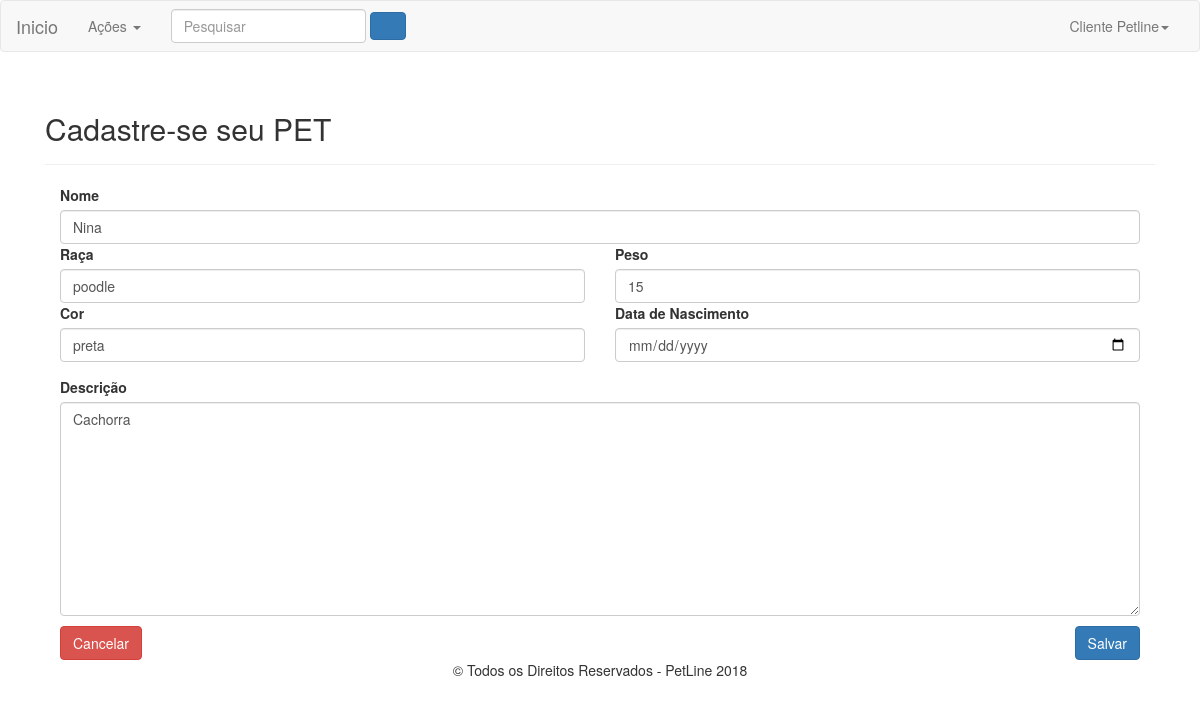
Page /consulta/detalha_pet.php?id=5 (signed in) on the committed database.
### tables this page shows
CREATE TABLE `pet` (
  `id` int(11) NOT NULL AUTO_INCREMENT,
  `nome` varchar(255) NOT NULL,
  `raca` varchar(255) NOT NULL,
  `peso` varchar(25) NOT NULL,
  `cor` varchar(25) NOT NULL,
  `dt_nascimento` timestamp NOT NULL DEFAULT '0000-00-00 00:00:00',
  `dt_alteracao` timestamp NOT NULL DEFAULT CURRENT_TIMESTAMP ON UPDATE CURRENT_TIMESTAMP,
  `descricao` text,
  `id_usuario` int(11) DEFAULT NULL,
  `ativo` char(1) DEFAULT NULL,
  PRIMARY KEY (`id`),
  KEY `idx_pet` (`id`),
  KEY `fk_id_usuario_3` (`id_usuario`),
  CONSTRAINT `fk_id_usuario_3` FOREIGN KEY (`id_usuario`) REFERENCES `usuario` (`id`)
);

### consulta/detalha_pet.php (the view)
<?php
include "../cabecalho.php";
    if (isset($_GET['id'])) {
        $id = $_GET['id'];
        $sqlConsultaPet = "SELECT nome, raca, peso, cor, dt_nascimento, descricao FROM pet WHERE id = $id";
        $resultadoConsultaPet = mysqli_query($conn,$sqlConsultaPet);
        $contadorConsultaPet = mysqli_num_rows($resultadoConsultaPet);
        if ($contadorConsultaPet != 0) {
            while ($linhaPet = $resultadoConsultaPet -> fetch_array(MYSQLI_ASSOC)) {
                $nome = utf8_encode($linhaPet['nome']);
                $raca = utf8_encode($linhaPet['raca']);
                $peso = $linhaPet['peso'];
                $cor = $linhaPet['cor'];
                $dt_nascimento = $linhaPet['dt_nascimento'];
                $descricao = utf8_encode($linhaPet['descricao']);
            }
        }
    }
?>
<div class="container">
    <div class="col-md-12">
        <div class="page-header">
            <h2>Cadastre-se seu PET</h2>
        </div>
        <?php echo "<form action='http://www.petline.com.br/cadastra_pet.php?cod=$id' method='post' name='cadastro_pet' id='cadastro_pet'>";?>
            <div class="form-row">
                <div class="col-md-12">
                    <label for="nome_pet">Nome</label>
                    <input type="text" class="form-control" name="nome_pet" maxlength="255" id="nome_pet" value='<?php echo $nome; ?>'>
                </div>
                <div class="col-md-6">
                    <label for="raca">Raça</label>
                    <input type="text" class="form-control" name="raca" maxlength="255" id="raca" value='<?php echo $raca; ?>'>
                </div>
                <div class="col-md-6">
                    <label for="peso">Peso</label>
                    <input type="number" class="form-control" name="peso" maxlength="255" id="peso" value='<?php echo $peso; ?>'>
                </div>
                <div class="col-md-6">
                    <label for="cor">Cor</label>
                    <input type="text" class="form-control" name="cor" maxlength="255" id="cor" value='<?php echo $cor; ?>'>
                </div>
                <div class="form-group col-md-6">
                    <label for="dt_nascimento">Data de Nascimento</label>
                    <input type="date" class="form-control" name="dt_nascimento" id="dt_nascimento" value='<?php echo $dt_nascimento; ?>'>
                </div>
                <div class="form-row">
                    <div class="col-md-12">
                    <label for="descricao_pet">Descrição</label>
                        <p><textarea class="form-control" name="descricao_pet" id="descricao_pet" cols="148" rows="10" ><?php echo $descricao; ?></textarea></p>
                    </div>
                </div>
                <div class="form-row">
                    <div class="col-md-6" align="left">
                        <a href="http://www.petline.com.br/index.php" class="btn btn-danger">Cancelar</a>
                    </div>
                    <div class="col-md-6" align="right">
                        <button type="button" class="btn btn-primary" id="salvar_pet">Salvar</button>
                    </div>
                </div>
            </div>
        </form>
    </div>
</div>
<?php include "../rodape.php"; ?>

### rows in the picture
pet: nome_pet "Nina", raca "poodle", peso "15", cor "preta", descricao_pet "Cachorra"

### other values in the picture
$nome "Cliente Petline"
